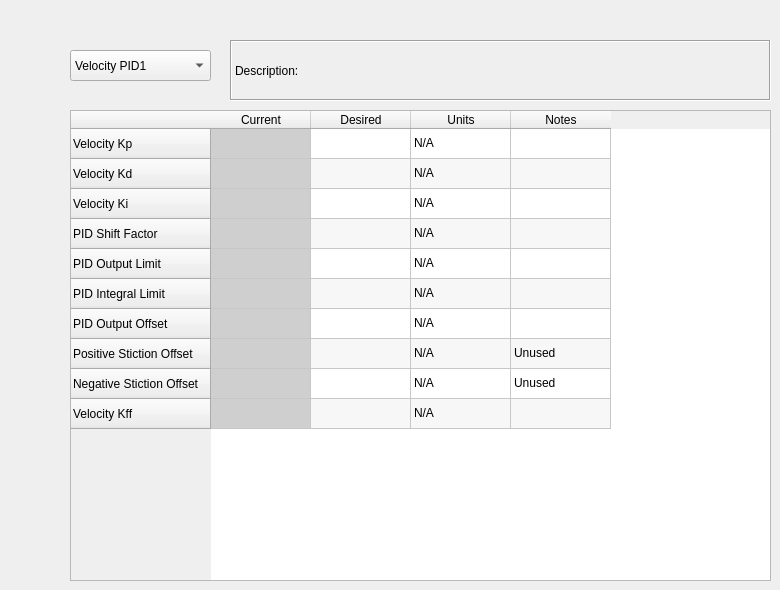
     <widget class="QWidget" name="tabVelocity">
      <attribute name="title">
       <string>Velocity PID</string>
      </attribute>
      <widget class="QTableWidget" name="tableVelocity">
       <property name="geometry">
        <rect>
         <x>70</x>
         <y>110</y>
         <width>701</width>
         <height>471</height>
        </rect>
       </property>
       <property name="alternatingRowColors">
        <bool>true</bool>
       </property>
       <property name="selectionMode">
        <enum>QAbstractItemView::NoSelection</enum>
       </property>
       <property name="showGrid">
        <bool>true</bool>
       </property>
       <row>
        <property name="text">
         <string>Velocity Kp</string>
        </property>
       </row>
       <row>
        <property name="text">
         <string>Velocity Kd</string>
        </property>
       </row>
       <row>
        <property name="text">
         <string>Velocity Ki</string>
        </property>
       </row>
       <row>
        <property name="text">
         <string>PID Shift Factor</string>
        </property>
       </row>
       <row>
        <property name="text">
         <string>PID Output Limit</string>
        </property>
       </row>
       <row>
        <property name="text">
         <string>PID Integral Limit</string>
        </property>
       </row>
       <row>
        <property name="text">
         <string>PID Output Offset</string>
        </property>
       </row>
       <row>
        <property name="text">
         <string>Positive Stiction Offset</string>
        </property>
       </row>
       <row>
        <property name="text">
         <string>Negative Stiction Offset</string>
        </property>
       </row>
       <row>
        <property name="text">
         <string>Velocity Kff</string>
        </property>
       </row>
       <column>
        <property name="text">
         <string>Current</string>
        </property>
       </column>
       <column>
        <property name="text">
         <string>Desired</string>
        </property>
       </column>
       <column>
        <property name="text">
         <string>Units</string>
        </property>
       </column>
       <column>
        <property name="text">
         <string>Notes</string>
        </property>
       </column>
       <item row="0" column="0">
        <property name="text">
         <string/>
        </property>
        <property name="background">
         <brush brushstyle="SolidPattern">
          <color alpha="255">
           <red>207</red>
           <green>207</green>
           <blue>207</blue>
          </color>
         </brush>
        </property>
        <property name="foreground">
         <brush brushstyle="SolidPattern">
          <color alpha="255">
           <red>35</red>
           <green>38</green>
           <blue>41</blue>
          </color>
         </brush>
        </property>
        <property name="flags">
         <set>ItemIsEnabled</set>
        </property>
       </item>
       <item row="0" column="1">
        <property name="text">
         <string/>
        </property>
        <property name="flags">
         <set>ItemIsSelectable|ItemIsEditable|ItemIsDragEnabled|ItemIsUserCheckable|ItemIsEnabled</set>
        </property>
       </item>
       <item row="0" column="2">
        <property name="text">
         <string>N/A</string>
        </property>
        <property name="flags">
         <set>NoItemFlags</set>
        </property>
       </item>
       <item row="1" column="0">
        <property name="text">
         <string/>
        </property>
        <property name="background">
         <brush brushstyle="SolidPattern">
          <color alpha="255">
           <red>207</red>
           <green>207</green>
           <blue>207</blue>
          </color>
         </brush>
        </property>
        <property name="foreground">
         <brush brushstyle="SolidPattern">
          <color alpha="255">
           <red>35</red>
           <green>38</green>
           <blue>41</blue>
          </color>
         </brush>
        </property>
        <property name="flags">
         <set>ItemIsEnabled</set>
        </property>
       </item>
       <item row="1" column="1">
        <property name="text">
         <string/>
        </property>
        <property name="flags">
         <set>ItemIsSelectable|ItemIsEditable|ItemIsDragEnabled|ItemIsUserCheckable|ItemIsEnabled</set>
        </property>
       </item>
       <item row="1" column="2">
        <property name="text">
         <string>N/A</string>
        </property>
        <property name="flags">
         <set>NoItemFlags</set>
        </property>
       </item>
       <item row="2" column="0">
        <property name="text">
         <string/>
        </property>
        <property name="background">
         <brush brushstyle="SolidPattern">
          <color alpha="255">
           <red>207</red>
           <green>207</green>
           <blue>207</blue>
          </color>
         </brush>
        </property>
        <property name="foreground">
         <brush brushstyle="SolidPattern">
          <color alpha="255">
           <red>35</red>
           <green>38</green>
           <blue>41</blue>
          </color>
         </brush>
        </property>
        <property name="flags">
         <set>ItemIsEnabled</set>
        </property>
       </item>
       <item row="2" column="1">
        <property name="text">
         <string/>
        </property>
        <property name="flags">
         <set>ItemIsSelectable|ItemIsEditable|ItemIsDragEnabled|ItemIsUserCheckable|ItemIsEnabled</set>
        </property>
       </item>
       <item row="2" column="2">
        <property name="text">
         <string>N/A</string>
        </property>
        <property name="flags">
         <set>NoItemFlags</set>
        </property>
       </item>
       <item row="3" column="0">
        <property name="text">
         <string/>
        </property>
        <property name="background">
         <brush brushstyle="SolidPattern">
          <color alpha="255">
           <red>207</red>
           <green>207</green>
           <blue>207</blue>
          </color>
         </brush>
        </property>
        <property name="foreground">
         <brush brushstyle="SolidPattern">
          <color alpha="255">
           <red>35</red>
           <green>38</green>
           <blue>41</blue>
          </color>
         </brush>
        </property>
        <property name="flags">
         <set>ItemIsEnabled</set>
        </property>
       </item>
       <item row="3" column="1">
        <property name="text">
         <string/>
        </property>
        <property name="flags">
         <set>ItemIsSelectable|ItemIsEditable|ItemIsDragEnabled|ItemIsUserCheckable|ItemIsEnabled</set>
        </property>
       </item>
       <item row="3" column="2">
        <property name="text">
         <string>N/A</string>
        </property>
        <property name="flags">
         <set>NoItemFlags</set>
        </property>
       </item>
       <item row="4" column="0">
        <property name="text">
         <string/>
        </property>
        <property name="background">
         <brush brushstyle="SolidPattern">
          <color alpha="255">
           <red>207</red>
           <green>207</green>
           <blue>207</blue>
          </color>
         </brush>
        </property>
        <property name="foreground">
         <brush brushstyle="SolidPattern">
          <color alpha="255">
           <red>35</red>
           <green>38</green>
           <blue>41</blue>
          </color>
         </brush>
        </property>
        <property name="flags">
         <set>ItemIsEnabled</set>
        </property>
       </item>
       <item row="4" column="1">
        <property name="text">
         <string/>
        </property>
        <property name="flags">
         <set>ItemIsSelectable|ItemIsEditable|ItemIsDragEnabled|ItemIsUserCheckable|ItemIsEnabled</set>
        </property>
       </item>
       <item row="4" column="2">
        <property name="text">
         <string>N/A</string>
        </property>
        <property name="flags">
         <set>NoItemFlags</set>
        </property>
       </item>
       <item row="5" column="0">
        <property name="text">
         <string/>
        </property>
        <property name="background">
         <brush brushstyle="SolidPattern">
          <color alpha="255">
           <red>207</red>
           <green>207</green>
           <blue>207</blue>
          </color>
         </brush>
        </property>
        <property name="foreground">
         <brush brushstyle="SolidPattern">
          <color alpha="255">
           <red>35</red>
           <green>38</green>
           <blue>41</blue>
          </color>
         </brush>
        </property>
        <property name="flags">
         <set>ItemIsEnabled</set>
        </property>
       </item>
       <item row="5" column="1">
        <property name="text">
         <string/>
        </property>
        <property name="flags">
         <set>ItemIsSelectable|ItemIsEditable|ItemIsDragEnabled|ItemIsUserCheckable|ItemIsEnabled</set>
        </property>
       </item>
       <item row="5" column="2">
        <property name="text">
         <string>N/A</string>
        </property>
        <property name="flags">
         <set>NoItemFlags</set>
        </property>
       </item>
       <item row="6" column="0">
        <property name="text">
         <string/>
        </property>
        <property name="background">
         <brush brushstyle="SolidPattern">
          <color alpha="255">
           <red>207</red>
           <green>207</green>
           <blue>207</blue>
          </color>
         </brush>
        </property>
        <property name="foreground">
         <brush brushstyle="SolidPattern">
          <color alpha="255">
           <red>35</red>
           <green>38</green>
           <blue>41</blue>
          </color>
         </brush>
        </property>
        <property name="flags">
         <set>ItemIsEnabled</set>
        </property>
       </item>
       <item row="6" column="1">
        <property name="text">
         <string/>
        </property>
        <property name="flags">
         <set>ItemIsSelectable|ItemIsEditable|ItemIsDragEnabled|ItemIsUserCheckable|ItemIsEnabled</set>
        </property>
       </item>
       <item row="6" column="2">
        <property name="text">
         <string>N/A</string>
        </property>
        <property name="flags">
         <set>NoItemFlags</set>
        </property>
       </item>
       <item row="7" column="0">
        <property name="text">
         <string/>
        </property>
        <property name="background">
         <brush brushstyle="SolidPattern">
          <color alpha="255">
           <red>207</red>
           <green>207</green>
           <blue>207</blue>
          </color>
         </brush>
        </property>
        <property name="foreground">
         <brush brushstyle="SolidPattern">
          <color alpha="255">
           <red>35</red>
           <green>38</green>
           <blue>41</blue>
          </color>
         </brush>
        </property>
        <property name="flags">
         <set>ItemIsEnabled</set>
        </property>
       </item>
       <item row="7" column="1">
        <property name="text">
         <string/>
        </property>
        <property name="flags">
         <set>ItemIsSelectable|ItemIsEditable|ItemIsDragEnabled|ItemIsUserCheckable|ItemIsEnabled</set>
        </property>
       </item>
       <item row="7" column="2">
        <property name="text">
         <string>N/A</string>
        </property>
        <property name="flags">
         <set>NoItemFlags</set>
        </property>
       </item>
       <item row="7" column="3">
        <property name="text">
         <string>Unused</string>
        </property>
       </item>
       <item row="8" column="0">
        <property name="text">
         <string/>
        </property>
        <property name="background">
         <brush brushstyle="SolidPattern">
          <color alpha="255">
           <red>207</red>
           <green>207</green>
           <blue>207</blue>
          </color>
         </brush>
        </property>
        <property name="foreground">
         <brush brushstyle="SolidPattern">
          <color alpha="255">
           <red>35</red>
           <green>38</green>
           <blue>41</blue>
          </color>
         </brush>
        </property>
        <property name="flags">
         <set>ItemIsEnabled</set>
        </property>
       </item>
       <item row="8" column="1">
        <property name="text">
         <string/>
        </property>
        <property name="flags">
         <set>ItemIsSelectable|ItemIsEditable|ItemIsDragEnabled|ItemIsUserCheckable|ItemIsEnabled</set>
        </property>
       </item>
       <item row="8" column="2">
        <property name="text">
         <string>N/A</string>
        </property>
        <property name="flags">
         <set>NoItemFlags</set>
        </property>
       </item>
       <item row="8" column="3">
        <property name="text">
         <string>Unused</string>
        </property>
       </item>
       <item row="9" column="0">
        <property name="text">
         <string/>
        </property>
        <property name="background">
         <brush brushstyle="SolidPattern">
          <color alpha="255">
           <red>207</red>
           <green>207</green>
           <blue>207</blue>
          </color>
         </brush>
        </property>
        <property name="flags">
         <set>ItemIsEnabled</set>
        </property>
       </item>
       <item row="9" column="1">
        <property name="flags">
         <set>ItemIsSelectable|ItemIsEditable|ItemIsDragEnabled|ItemIsUserCheckable|ItemIsEnabled</set>
        </property>
       </item>
       <item row="9" column="2">
        <property name="text">
         <string>N/A</string>
        </property>
        <property name="flags">
         <set>NoItemFlags</set>
        </property>
       </item>
      </widget>
      <widget class="QLabel" name="descVelocity">
       <property name="geometry">
        <rect>
         <x>230</x>
         <y>40</y>
         <width>541</width>
         <height>61</height>
        </rect>
       </property>
       <property name="autoFillBackground">
        <bool>false</bool>
       </property>
       <property name="frameShape">
        <enum>QFrame::Box</enum>
       </property>
       <property name="frameShadow">
        <enum>QFrame::Sunken</enum>
       </property>
       <property name="text">
        <string>Description:</string>
       </property>
      </widget>
      <widget class="QComboBox" name="selectVelocity">
       <property name="geometry">
        <rect>
         <x>70</x>
         <y>50</y>
         <width>141</width>
         <height>31</height>
        </rect>
       </property>
       <item>
        <property name="text">
         <string>Velocity PID1</string>
        </property>
       </item>
       <item>
        <property name="text">
         <string>Velocity PID2</string>
        </property>
       </item>
       <item>
        <property name="text">
         <string>Velocity PID3</string>
        </property>
       </item>
      </widget>
     </widget>
